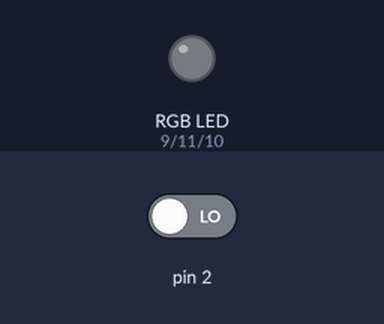
A sketch run on a simulated Arduino Uno, built with avr-gcc and run on an emulated ATmega328P. Parts: an RGB LED mixed from three pins (HIGH = lit). The test bench sets the inputs (shaded band); at power-on: pin 2 LOW. Dim RGB values are drawn brighter than linear.

Above: at 1.2 s.
1.3 s: pin 2 driven HIGH
At 21.36 s:
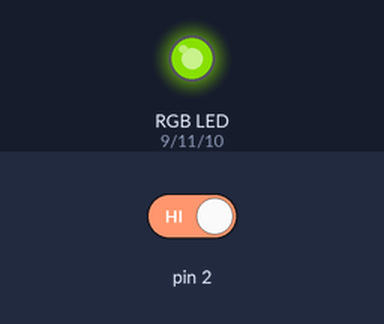
Timing chart, 0 to 21.3 s (numbered marks = the images above; inputs shaded):
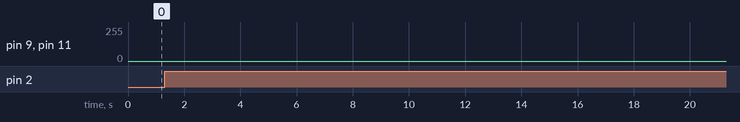

The sketch:

Colour_Mixing_Lamp1.ino
```cpp
//Name each output pin so it's easier to read
const int greenLEDpin = 11;
const int redLEDpin = 9;
const int blueLEDpin = 10;

//Declare variables for current state of button latch & previous state as well as button variable
int state = LOW;
int previous;
int button;

void setup()
{
  Serial.begin(9600);
  pinMode(2, INPUT);
  pinMode(9, OUTPUT);
  pinMode(11, OUTPUT);
  pinMode(10, OUTPUT);
  attachInterrupt(0, statechange, RISING);  //see this link for why: "arduino.cc/en/Reference/AttachInterrupt"

}

void loop()
{
  unsigned int rgbColour[3];

  if (state == HIGH)
  {  //The code below to cycle through RGB colours was borrowed from this fine person here:"https://gist.github.com/jamesotron/766994"
    // Start off with red.
    rgbColour[0] = 255;
    rgbColour[1] = 0;
    rgbColour[2] = 0;

    // Choose the colours to increment and decrement.
    for (int decColour = 0; decColour < 3; decColour += 1)
    {
      int incColour = decColour == 2 ? 0 : decColour + 1;

      // cross-fade the two colours.
      for(int i = 0; i < 255; i += 1)
      {
        rgbColour[decColour] -= 1;
        rgbColour[incColour] += 1;

        analogWrite(redLEDpin, rgbColour[0]);
        analogWrite(greenLEDpin, rgbColour[1]);
        analogWrite(blueLEDpin, rgbColour[2]);
        delay(5);//change this to change how quickly colours fade in/out
      }
    }
  }
  else if (state == LOW) //LED is off if button state is low
  {
    analogWrite(redLEDpin, 0);
    analogWrite(greenLEDpin, 0);
    analogWrite(blueLEDpin, 0);
  }
}

void statechange() //flip flops LED state
{
  state = !state; //There could probably be a button de-bounce code in here, but i was too lazy which is why i used the capacitor.
}
```
